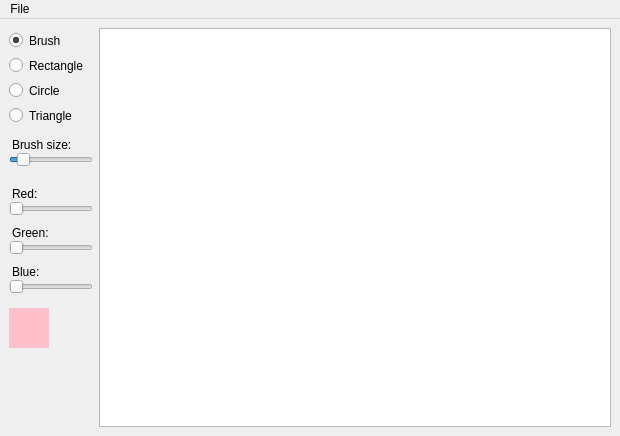
<?xml version="1.0" encoding="UTF-8"?>
<ui version="4.0">
 <class>PaintWindow</class>
 <widget class="QMainWindow" name="PaintWindow">
  <property name="geometry">
   <rect>
    <x>0</x>
    <y>0</y>
    <width>620</width>
    <height>436</height>
   </rect>
  </property>
  <property name="sizePolicy">
   <sizepolicy hsizetype="Fixed" vsizetype="Fixed">
    <horstretch>0</horstretch>
    <verstretch>0</verstretch>
   </sizepolicy>
  </property>
  <property name="windowTitle">
   <string>Paint</string>
  </property>
  <widget class="QWidget" name="centralwidget">
   <layout class="QGridLayout" name="gridLayout" rowstretch="0,0,0,0,0,0,0,0,0,0,0,0,0,0,0,0,0,0,0,0,0,0">
    <property name="verticalSpacing">
     <number>0</number>
    </property>
    <item row="6" column="0">
     <widget class="QLabel" name="brushLabel">
      <property name="styleSheet">
       <string notr="true">margin-top:10px</string>
      </property>
      <property name="text">
       <string>Brush size:</string>
      </property>
     </widget>
    </item>
    <item row="7" column="0">
     <widget class="QSlider" name="brushSlider">
      <property name="sizePolicy">
       <sizepolicy hsizetype="Fixed" vsizetype="Fixed">
        <horstretch>0</horstretch>
        <verstretch>0</verstretch>
       </sizepolicy>
      </property>
      <property name="styleSheet">
       <string notr="true"/>
      </property>
      <property name="maximum">
       <number>100</number>
      </property>
      <property name="value">
       <number>10</number>
      </property>
      <property name="orientation">
       <enum>Qt::Horizontal</enum>
      </property>
     </widget>
    </item>
    <item row="10" column="0">
     <widget class="QSlider" name="rSlider">
      <property name="sizePolicy">
       <sizepolicy hsizetype="Fixed" vsizetype="Fixed">
        <horstretch>0</horstretch>
        <verstretch>0</verstretch>
       </sizepolicy>
      </property>
      <property name="maximum">
       <number>255</number>
      </property>
      <property name="orientation">
       <enum>Qt::Horizontal</enum>
      </property>
     </widget>
    </item>
    <item row="12" column="0">
     <widget class="QSlider" name="gSlider">
      <property name="sizePolicy">
       <sizepolicy hsizetype="Fixed" vsizetype="Fixed">
        <horstretch>0</horstretch>
        <verstretch>0</verstretch>
       </sizepolicy>
      </property>
      <property name="maximum">
       <number>255</number>
      </property>
      <property name="orientation">
       <enum>Qt::Horizontal</enum>
      </property>
     </widget>
    </item>
    <item row="0" column="1" rowspan="21">
     <widget class="PaintWidget" name="graphicsView"/>
    </item>
    <item row="13" column="0">
     <widget class="QLabel" name="label_3">
      <property name="styleSheet">
       <string notr="true">margin-top:10px</string>
      </property>
      <property name="text">
       <string>Blue:</string>
      </property>
     </widget>
    </item>
    <item row="14" column="0">
     <widget class="QSlider" name="bSlider">
      <property name="sizePolicy">
       <sizepolicy hsizetype="Fixed" vsizetype="Fixed">
        <horstretch>0</horstretch>
        <verstretch>0</verstretch>
       </sizepolicy>
      </property>
      <property name="styleSheet">
       <string notr="true"/>
      </property>
      <property name="maximum">
       <number>255</number>
      </property>
      <property name="orientation">
       <enum>Qt::Horizontal</enum>
      </property>
     </widget>
    </item>
    <item row="20" column="0">
     <spacer name="verticalSpacer">
      <property name="orientation">
       <enum>Qt::Vertical</enum>
      </property>
      <property name="sizeHint" stdset="0">
       <size>
        <width>20</width>
        <height>40</height>
       </size>
      </property>
     </spacer>
    </item>
    <item row="3" column="0">
     <widget class="QRadioButton" name="circleButton">
      <property name="styleSheet">
       <string notr="true">margin: 5px 0</string>
      </property>
      <property name="text">
       <string>Circle</string>
      </property>
      <attribute name="buttonGroup">
       <string notr="true">toolsGroup</string>
      </attribute>
     </widget>
    </item>
    <item row="15" column="0">
     <widget class="QLabel" name="label_4">
      <property name="text">
       <string/>
      </property>
     </widget>
    </item>
    <item row="11" column="0">
     <widget class="QLabel" name="label_2">
      <property name="styleSheet">
       <string notr="true">margin-top: 10px</string>
      </property>
      <property name="text">
       <string>Green:</string>
      </property>
     </widget>
    </item>
    <item row="4" column="0">
     <widget class="QRadioButton" name="triangleButton">
      <property name="styleSheet">
       <string notr="true">margin: 5px 0</string>
      </property>
      <property name="text">
       <string>Triangle</string>
      </property>
      <attribute name="buttonGroup">
       <string notr="true">toolsGroup</string>
      </attribute>
     </widget>
    </item>
    <item row="9" column="0">
     <widget class="QLabel" name="label">
      <property name="styleSheet">
       <string notr="true">margin-top: 20px</string>
      </property>
      <property name="text">
       <string>Red:</string>
      </property>
     </widget>
    </item>
    <item row="2" column="0">
     <widget class="QRadioButton" name="rectButton">
      <property name="styleSheet">
       <string notr="true">margin: 5px 0</string>
      </property>
      <property name="text">
       <string>Rectangle</string>
      </property>
      <property name="checked">
       <bool>false</bool>
      </property>
      <attribute name="buttonGroup">
       <string notr="true">toolsGroup</string>
      </attribute>
     </widget>
    </item>
    <item row="19" column="0">
     <widget class="QWidget" name="colorSwatch" native="true">
      <property name="minimumSize">
       <size>
        <width>40</width>
        <height>40</height>
       </size>
      </property>
      <property name="maximumSize">
       <size>
        <width>40</width>
        <height>40</height>
       </size>
      </property>
      <property name="styleSheet">
       <string notr="true">background-color: pink;</string>
      </property>
     </widget>
    </item>
    <item row="1" column="0">
     <widget class="QRadioButton" name="brushButton">
      <property name="styleSheet">
       <string notr="true">margin: 5px 0</string>
      </property>
      <property name="text">
       <string>Brush</string>
      </property>
      <property name="checked">
       <bool>true</bool>
      </property>
      <attribute name="buttonGroup">
       <string notr="true">toolsGroup</string>
      </attribute>
     </widget>
    </item>
   </layout>
  </widget>
  <widget class="QMenuBar" name="menubar">
   <property name="geometry">
    <rect>
     <x>0</x>
     <y>0</y>
     <width>620</width>
     <height>22</height>
    </rect>
   </property>
   <widget class="QMenu" name="menuFile">
    <property name="title">
     <string>File</string>
    </property>
    <addaction name="actionSave"/>
    <addaction name="actionClear"/>
   </widget>
   <addaction name="menuFile"/>
  </widget>
  <action name="actionSave">
   <property name="text">
    <string>Save</string>
   </property>
   <property name="shortcut">
    <string>Ctrl+S</string>
   </property>
  </action>
  <action name="actionClear">
   <property name="text">
    <string>Clear</string>
   </property>
   <property name="shortcut">
    <string>Ctrl+Backspace</string>
   </property>
  </action>
 </widget>
 <customwidgets>
  <customwidget>
   <class>PaintWidget</class>
   <extends>QGraphicsView</extends>
   <header>/Users/yaroslav/Developer/Study/POOP/Paint/src/PaintWidget/PaintWidget.hpp</header>
  </customwidget>
 </customwidgets>
 <resources/>
 <connections/>
 <buttongroups>
  <buttongroup name="toolsGroup"/>
 </buttongroups>
</ui>
